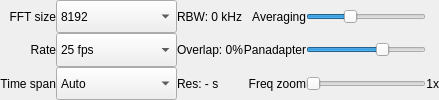
      <widget class="QWidget" name="tab_view">
       <property name="minimumSize">
        <size>
         <width>439</width>
         <height>95</height>
        </size>
       </property>
       <property name="maximumSize">
        <size>
         <width>16777215</width>
         <height>16777215</height>
        </size>
       </property>
       <attribute name="title">
        <string>View</string>
       </attribute>
       <layout class="QVBoxLayout" name="verticalLayout_7" stretch="1,0">
        <property name="spacing">
         <number>0</number>
        </property>
        <property name="leftMargin">
         <number>0</number>
        </property>
        <property name="topMargin">
         <number>0</number>
        </property>
        <property name="rightMargin">
         <number>0</number>
        </property>
        <property name="bottomMargin">
         <number>0</number>
        </property>
        <item>
         <widget class="QFrame" name="frame_view">
          <property name="minimumSize">
           <size>
            <width>439</width>
            <height>93</height>
           </size>
          </property>
          <property name="maximumSize">
           <size>
            <width>16777215</width>
            <height>16777215</height>
           </size>
          </property>
          <layout class="QGridLayout" name="gridLayout_5" columnstretch="0,1,0,0,1,0">
           <property name="leftMargin">
            <number>0</number>
           </property>
           <property name="topMargin">
            <number>0</number>
           </property>
           <property name="rightMargin">
            <number>0</number>
           </property>
           <property name="bottomMargin">
            <number>0</number>
           </property>
           <property name="spacing">
            <number>0</number>
           </property>
           <item row="0" column="0">
            <widget class="QLabel" name="fftSizeLabel">
             <property name="sizePolicy">
              <sizepolicy hsizetype="MinimumExpanding" vsizetype="MinimumExpanding">
               <horstretch>0</horstretch>
               <verstretch>1</verstretch>
              </sizepolicy>
             </property>
             <property name="minimumSize">
              <size>
               <width>0</width>
               <height>25</height>
              </size>
             </property>
             <property name="maximumSize">
              <size>
               <width>16777215</width>
               <height>100</height>
              </size>
             </property>
             <property name="text">
              <string>FFT size</string>
             </property>
             <property name="alignment">
              <set>Qt::AlignRight|Qt::AlignTrailing|Qt::AlignVCenter</set>
             </property>
            </widget>
           </item>
           <item row="0" column="1">
            <widget class="QComboBox" name="fftSizeComboBox">
             <property name="enabled">
              <bool>true</bool>
             </property>
             <property name="sizePolicy">
              <sizepolicy hsizetype="MinimumExpanding" vsizetype="MinimumExpanding">
               <horstretch>0</horstretch>
               <verstretch>1</verstretch>
              </sizepolicy>
             </property>
             <property name="minimumSize">
              <size>
               <width>0</width>
               <height>25</height>
              </size>
             </property>
             <property name="maximumSize">
              <size>
               <width>16777215</width>
               <height>100</height>
              </size>
             </property>
             <property name="toolTip">
              <string>&lt;html&gt;Number of FFT points to calculate. Higher values will require more CPU time. This will not influence the number of points on the display since that parameter is adjusted automatically according to the display size.&lt;/html&gt;</string>
             </property>
             <property name="editable">
              <bool>false</bool>
             </property>
             <property name="currentIndex">
              <number>7</number>
             </property>
             <property name="maxVisibleItems">
              <number>15</number>
             </property>
             <property name="insertPolicy">
              <enum>QComboBox::InsertAlphabetically</enum>
             </property>
             <item>
              <property name="text">
               <string>1048576</string>
              </property>
             </item>
             <item>
              <property name="text">
               <string>524288</string>
              </property>
             </item>
             <item>
              <property name="text">
               <string>262144</string>
              </property>
             </item>
             <item>
              <property name="text">
               <string>131072</string>
              </property>
             </item>
             <item>
              <property name="text">
               <string>65536</string>
              </property>
             </item>
             <item>
              <property name="text">
               <string>32768</string>
              </property>
             </item>
             <item>
              <property name="text">
               <string>16384</string>
              </property>
             </item>
             <item>
              <property name="text">
               <string>8192</string>
              </property>
             </item>
             <item>
              <property name="text">
               <string>4096</string>
              </property>
             </item>
             <item>
              <property name="text">
               <string>3840</string>
              </property>
             </item>
             <item>
              <property name="text">
               <string>2048</string>
              </property>
             </item>
             <item>
              <property name="text">
               <string>1024</string>
              </property>
             </item>
             <item>
              <property name="text">
               <string>768</string>
              </property>
             </item>
             <item>
              <property name="text">
               <string>512</string>
              </property>
             </item>
            </widget>
           </item>
           <item row="0" column="2">
            <widget class="QLabel" name="fftRbwLabel">
             <property name="sizePolicy">
              <sizepolicy hsizetype="MinimumExpanding" vsizetype="MinimumExpanding">
               <horstretch>0</horstretch>
               <verstretch>1</verstretch>
              </sizepolicy>
             </property>
             <property name="minimumSize">
              <size>
               <width>0</width>
               <height>25</height>
              </size>
             </property>
             <property name="maximumSize">
              <size>
               <width>16777215</width>
               <height>100</height>
              </size>
             </property>
             <property name="toolTip">
              <string>Resolution bandwidth</string>
             </property>
             <property name="text">
              <string>RBW: 0 kHz</string>
             </property>
            </widget>
           </item>
           <item row="0" column="3">
            <widget class="QLabel" name="fftAvgLabel">
             <property name="sizePolicy">
              <sizepolicy hsizetype="MinimumExpanding" vsizetype="MinimumExpanding">
               <horstretch>0</horstretch>
               <verstretch>1</verstretch>
              </sizepolicy>
             </property>
             <property name="minimumSize">
              <size>
               <width>0</width>
               <height>25</height>
              </size>
             </property>
             <property name="maximumSize">
              <size>
               <width>16777215</width>
               <height>100</height>
              </size>
             </property>
             <property name="toolTip">
              <string>FFT averaging gain</string>
             </property>
             <property name="text">
              <string>Averaging</string>
             </property>
             <property name="alignment">
              <set>Qt::AlignRight|Qt::AlignTrailing|Qt::AlignVCenter</set>
             </property>
            </widget>
           </item>
           <item row="0" column="4">
            <widget class="QSlider" name="fftAvgSlider">
             <property name="sizePolicy">
              <sizepolicy hsizetype="MinimumExpanding" vsizetype="MinimumExpanding">
               <horstretch>0</horstretch>
               <verstretch>1</verstretch>
              </sizepolicy>
             </property>
             <property name="minimumSize">
              <size>
               <width>0</width>
               <height>25</height>
              </size>
             </property>
             <property name="maximumSize">
              <size>
               <width>16777215</width>
               <height>100</height>
              </size>
             </property>
             <property name="toolTip">
              <string>FFT averaging gain</string>
             </property>
             <property name="maximum">
              <number>100</number>
             </property>
             <property name="value">
              <number>35</number>
             </property>
             <property name="orientation">
              <enum>Qt::Horizontal</enum>
             </property>
             <property name="invertedAppearance">
              <bool>false</bool>
             </property>
             <property name="invertedControls">
              <bool>false</bool>
             </property>
            </widget>
           </item>
           <item row="1" column="0">
            <widget class="QLabel" name="fftRateLabel">
             <property name="sizePolicy">
              <sizepolicy hsizetype="MinimumExpanding" vsizetype="MinimumExpanding">
               <horstretch>0</horstretch>
               <verstretch>1</verstretch>
              </sizepolicy>
             </property>
             <property name="minimumSize">
              <size>
               <width>0</width>
               <height>25</height>
              </size>
             </property>
             <property name="maximumSize">
              <size>
               <width>16777215</width>
               <height>100</height>
              </size>
             </property>
             <property name="text">
              <string>Rate</string>
             </property>
             <property name="alignment">
              <set>Qt::AlignRight|Qt::AlignTrailing|Qt::AlignVCenter</set>
             </property>
            </widget>
           </item>
           <item row="1" column="1">
            <widget class="QComboBox" name="fftRateComboBox">
             <property name="sizePolicy">
              <sizepolicy hsizetype="MinimumExpanding" vsizetype="MinimumExpanding">
               <horstretch>0</horstretch>
               <verstretch>1</verstretch>
              </sizepolicy>
             </property>
             <property name="minimumSize">
              <size>
               <width>0</width>
               <height>25</height>
              </size>
             </property>
             <property name="maximumSize">
              <size>
               <width>16777215</width>
               <height>100</height>
              </size>
             </property>
             <property name="toolTip">
              <string>FFT refresh rate</string>
             </property>
             <property name="currentIndex">
              <number>3</number>
             </property>
             <item>
              <property name="text">
               <string>60 fps</string>
              </property>
             </item>
             <item>
              <property name="text">
               <string>50 fps</string>
              </property>
             </item>
             <item>
              <property name="text">
               <string>30 fps</string>
              </property>
             </item>
             <item>
              <property name="text">
               <string>25 fps</string>
              </property>
             </item>
             <item>
              <property name="text">
               <string>20 fps</string>
              </property>
             </item>
             <item>
              <property name="text">
               <string>17 fps</string>
              </property>
             </item>
             <item>
              <property name="text">
               <string>15 fps</string>
              </property>
             </item>
             <item>
              <property name="text">
               <string>10 fps</string>
              </property>
             </item>
             <item>
              <property name="text">
               <string>5 fps</string>
              </property>
             </item>
             <item>
              <property name="text">
               <string>1 fps</string>
              </property>
             </item>
             <item>
              <property name="text">
               <string>0 fps</string>
              </property>
             </item>
            </widget>
           </item>
           <item row="1" column="2">
            <widget class="QLabel" name="fftOvrLabel">
             <property name="sizePolicy">
              <sizepolicy hsizetype="MinimumExpanding" vsizetype="MinimumExpanding">
               <horstretch>0</horstretch>
               <verstretch>1</verstretch>
              </sizepolicy>
             </property>
             <property name="minimumSize">
              <size>
               <width>0</width>
               <height>25</height>
              </size>
             </property>
             <property name="maximumSize">
              <size>
               <width>16777215</width>
               <height>100</height>
              </size>
             </property>
             <property name="toolTip">
              <string>FFT buffer overlap between two consecutive FFT calculations.</string>
             </property>
             <property name="text">
              <string>Overlap: 0%</string>
             </property>
             <property name="margin">
              <number>0</number>
             </property>
            </widget>
           </item>
           <item row="1" column="3">
            <widget class="QLabel" name="pandLabel">
             <property name="sizePolicy">
              <sizepolicy hsizetype="MinimumExpanding" vsizetype="MinimumExpanding">
               <horstretch>0</horstretch>
               <verstretch>1</verstretch>
              </sizepolicy>
             </property>
             <property name="minimumSize">
              <size>
               <width>0</width>
               <height>25</height>
              </size>
             </property>
             <property name="maximumSize">
              <size>
               <width>16777215</width>
               <height>100</height>
              </size>
             </property>
             <property name="text">
              <string>Panadapter</string>
             </property>
             <property name="alignment">
              <set>Qt::AlignRight|Qt::AlignTrailing|Qt::AlignVCenter</set>
             </property>
            </widget>
           </item>
           <item row="1" column="4">
            <widget class="QSlider" name="fftSplitSlider">
             <property name="sizePolicy">
              <sizepolicy hsizetype="MinimumExpanding" vsizetype="MinimumExpanding">
               <horstretch>0</horstretch>
               <verstretch>1</verstretch>
              </sizepolicy>
             </property>
             <property name="minimumSize">
              <size>
               <width>0</width>
               <height>25</height>
              </size>
             </property>
             <property name="maximumSize">
              <size>
               <width>16777215</width>
               <height>100</height>
              </size>
             </property>
             <property name="toolTip">
              <string>Spatial distribution between pandapter and waterfall</string>
             </property>
             <property name="minimum">
              <number>0</number>
             </property>
             <property name="maximum">
              <number>100</number>
             </property>
             <property name="value">
              <number>66</number>
             </property>
             <property name="orientation">
              <enum>Qt::Horizontal</enum>
             </property>
            </widget>
           </item>
           <item row="2" column="0">
            <widget class="QLabel" name="label_19">
             <property name="sizePolicy">
              <sizepolicy hsizetype="MinimumExpanding" vsizetype="MinimumExpanding">
               <horstretch>0</horstretch>
               <verstretch>1</verstretch>
              </sizepolicy>
             </property>
             <property name="minimumSize">
              <size>
               <width>0</width>
               <height>25</height>
              </size>
             </property>
             <property name="maximumSize">
              <size>
               <width>16777215</width>
               <height>100</height>
              </size>
             </property>
             <property name="toolTip">
              <string>The vertical time span on the waterfall.</string>
             </property>
             <property name="statusTip">
              <string/>
             </property>
             <property name="text">
              <string>Time span</string>
             </property>
             <property name="alignment">
              <set>Qt::AlignRight|Qt::AlignTrailing|Qt::AlignVCenter</set>
             </property>
            </widget>
           </item>
           <item row="2" column="1">
            <widget class="QComboBox" name="wfSpanComboBox">
             <property name="sizePolicy">
              <sizepolicy hsizetype="MinimumExpanding" vsizetype="MinimumExpanding">
               <horstretch>0</horstretch>
               <verstretch>1</verstretch>
              </sizepolicy>
             </property>
             <property name="minimumSize">
              <size>
               <width>0</width>
               <height>25</height>
              </size>
             </property>
             <property name="maximumSize">
              <size>
               <width>16777215</width>
               <height>100</height>
              </size>
             </property>
             <property name="toolTip">
              <string>The vertical time span on the waterfall.</string>
             </property>
             <item>
              <property name="text">
               <string>Auto</string>
              </property>
             </item>
             <item>
              <property name="text">
               <string>1 min</string>
              </property>
             </item>
             <item>
              <property name="text">
               <string>2 min</string>
              </property>
             </item>
             <item>
              <property name="text">
               <string>5 min</string>
              </property>
             </item>
             <item>
              <property name="text">
               <string>10 min</string>
              </property>
             </item>
             <item>
              <property name="text">
               <string>15 min</string>
              </property>
             </item>
             <item>
              <property name="text">
               <string>20 min</string>
              </property>
             </item>
             <item>
              <property name="text">
               <string>30 min</string>
              </property>
             </item>
             <item>
              <property name="text">
               <string>1 hour</string>
              </property>
             </item>
             <item>
              <property name="text">
               <string>2 hours</string>
              </property>
             </item>
             <item>
              <property name="text">
               <string>5 hours</string>
              </property>
             </item>
             <item>
              <property name="text">
               <string>10 hours</string>
              </property>
             </item>
             <item>
              <property name="text">
               <string>16 hours</string>
              </property>
             </item>
             <item>
              <property name="text">
               <string>24 hours</string>
              </property>
             </item>
             <item>
              <property name="text">
               <string>48 hours</string>
              </property>
             </item>
            </widget>
           </item>
           <item row="2" column="2">
            <widget class="QLabel" name="wfResLabel">
             <property name="sizePolicy">
              <sizepolicy hsizetype="MinimumExpanding" vsizetype="MinimumExpanding">
               <horstretch>0</horstretch>
               <verstretch>1</verstretch>
              </sizepolicy>
             </property>
             <property name="minimumSize">
              <size>
               <width>0</width>
               <height>25</height>
              </size>
             </property>
             <property name="maximumSize">
              <size>
               <width>16777215</width>
               <height>100</height>
              </size>
             </property>
             <property name="toolTip">
              <string>Waterfall time resolution.</string>
             </property>
             <property name="statusTip">
              <string/>
             </property>
             <property name="text">
              <string>Res: - s</string>
             </property>
            </widget>
           </item>
           <item row="2" column="3">
            <widget class="QLabel" name="zoomLAbel">
             <property name="sizePolicy">
              <sizepolicy hsizetype="MinimumExpanding" vsizetype="MinimumExpanding">
               <horstretch>0</horstretch>
               <verstretch>1</verstretch>
              </sizepolicy>
             </property>
             <property name="minimumSize">
              <size>
               <width>0</width>
               <height>25</height>
              </size>
             </property>
             <property name="maximumSize">
              <size>
               <width>16777215</width>
               <height>100</height>
              </size>
             </property>
             <property name="toolTip">
              <string>Set zoom level on the frequency axis</string>
             </property>
             <property name="statusTip">
              <string>Set zoom level on the frequency axis</string>
             </property>
             <property name="text">
              <string>Freq zoom</string>
             </property>
             <property name="alignment">
              <set>Qt::AlignRight|Qt::AlignTrailing|Qt::AlignVCenter</set>
             </property>
            </widget>
           </item>
           <item row="2" column="4">
            <widget class="QSlider" name="fftZoomSlider">
             <property name="sizePolicy">
              <sizepolicy hsizetype="MinimumExpanding" vsizetype="MinimumExpanding">
               <horstretch>0</horstretch>
               <verstretch>1</verstretch>
              </sizepolicy>
             </property>
             <property name="minimumSize">
              <size>
               <width>0</width>
               <height>25</height>
              </size>
             </property>
             <property name="maximumSize">
              <size>
               <width>16777215</width>
               <height>100</height>
              </size>
             </property>
             <property name="toolTip">
              <string>Set zoom level on the frequency axis</string>
             </property>
             <property name="statusTip">
              <string>Set zoom level on the frequency axis</string>
             </property>
             <property name="minimum">
              <number>1</number>
             </property>
             <property name="maximum">
              <number>50</number>
             </property>
             <property name="pageStep">
              <number>5</number>
             </property>
             <property name="orientation">
              <enum>Qt::Horizontal</enum>
             </property>
             <property name="invertedAppearance">
              <bool>false</bool>
             </property>
             <property name="invertedControls">
              <bool>false</bool>
             </property>
             <property name="tickPosition">
              <enum>QSlider::NoTicks</enum>
             </property>
            </widget>
           </item>
           <item row="2" column="5">
            <widget class="QLabel" name="zoomLevelLabel">
             <property name="sizePolicy">
              <sizepolicy hsizetype="MinimumExpanding" vsizetype="MinimumExpanding">
               <horstretch>0</horstretch>
               <verstretch>1</verstretch>
              </sizepolicy>
             </property>
             <property name="minimumSize">
              <size>
               <width>0</width>
               <height>25</height>
              </size>
             </property>
             <property name="maximumSize">
              <size>
               <width>16777215</width>
               <height>100</height>
              </size>
             </property>
             <property name="toolTip">
              <string>Current zoom level on the frequency axis</string>
             </property>
             <property name="statusTip">
              <string>Current zoom level on the frequency axis</string>
             </property>
             <property name="text">
              <string>1x</string>
             </property>
             <property name="alignment">
              <set>Qt::AlignRight|Qt::AlignTrailing|Qt::AlignVCenter</set>
             </property>
            </widget>
           </item>
          </layout>
         </widget>
        </item>
        <item>
         <spacer name="verticalSpacer_3">
          <property name="orientation">
           <enum>Qt::Vertical</enum>
          </property>
          <property name="sizeHint" stdset="0">
           <size>
            <width>20</width>
            <height>0</height>
           </size>
          </property>
         </spacer>
        </item>
       </layout>
      </widget>
